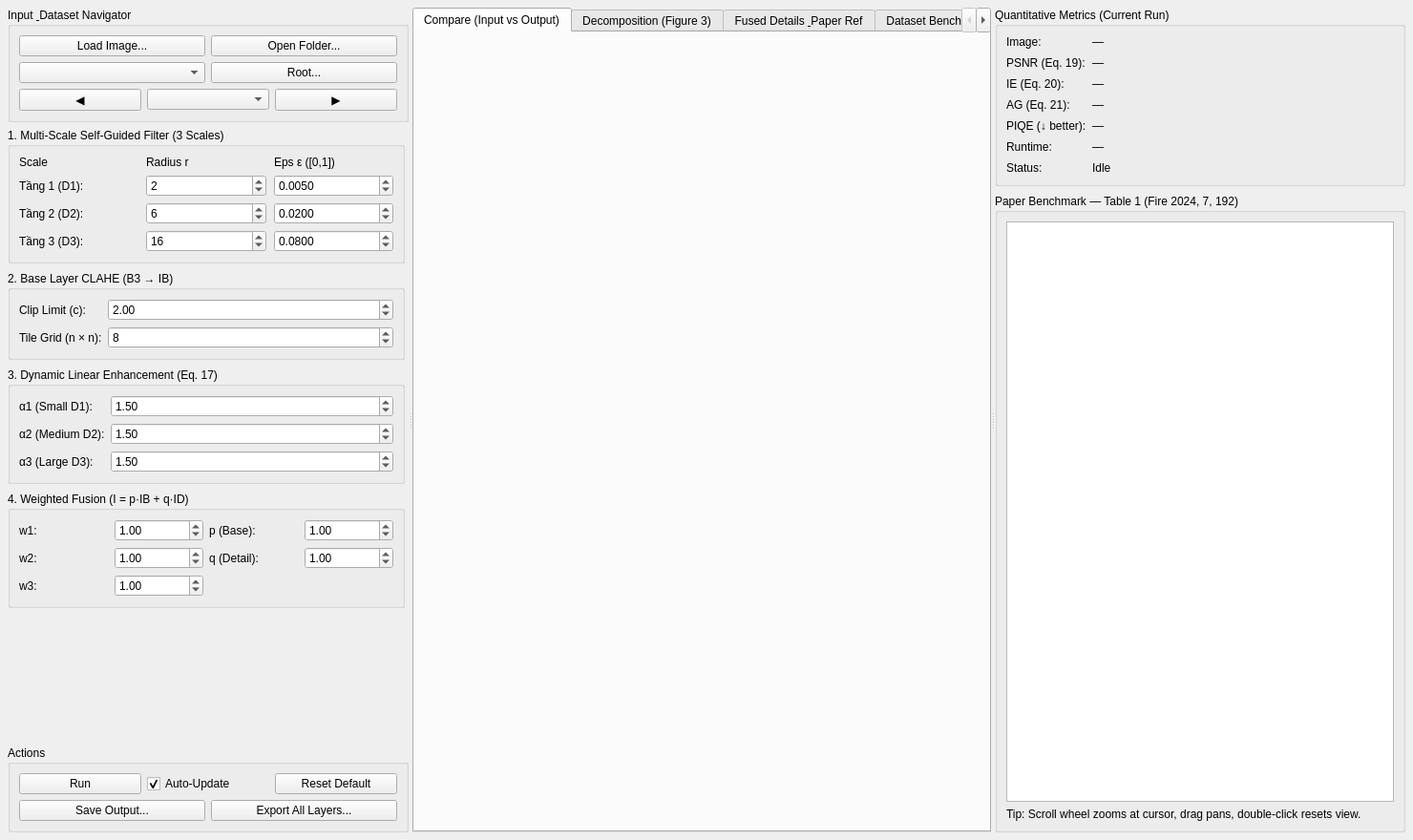
<?xml version="1.0" encoding="UTF-8"?>
<ui version="4.0">
 <class>MsgfForm</class>
 <widget class="QWidget" name="MsgfForm">
  <property name="geometry">
   <rect>
    <x>0</x>
    <y>0</y>
    <width>1480</width>
    <height>880</height>
   </rect>
  </property>
  <property name="minimumSize">
   <size>
    <width>1024</width>
    <height>660</height>
   </size>
  </property>
  <property name="windowTitle">
   <string>MSGF-TIR: Multi-Scale Guided Filtering Thermal Enhancement</string>
  </property>
  <layout class="QVBoxLayout" name="rootLayout">
   <property name="spacing">
    <number>8</number>
   </property>
   <property name="leftMargin">
    <number>8</number>
   </property>
   <property name="topMargin">
    <number>8</number>
   </property>
   <property name="rightMargin">
    <number>8</number>
   </property>
   <property name="bottomMargin">
    <number>8</number>
   </property>
   <item>
    <widget class="QSplitter" name="mainSplitter">
     <property name="orientation">
      <enum>Qt::Orientation::Horizontal</enum>
     </property>
     <property name="childrenCollapsible">
      <bool>false</bool>
     </property>
     <widget class="QWidget" name="leftPanel" native="true">
      <property name="minimumSize">
       <size>
        <width>310</width>
        <height>0</height>
       </size>
      </property>
      <property name="maximumSize">
       <size>
        <width>420</width>
        <height>16777215</height>
       </size>
      </property>
      <layout class="QVBoxLayout" name="leftLayout">
       <property name="spacing">
        <number>6</number>
       </property>
       <property name="leftMargin">
        <number>0</number>
       </property>
       <property name="topMargin">
        <number>0</number>
       </property>
       <property name="rightMargin">
        <number>0</number>
       </property>
       <property name="bottomMargin">
        <number>0</number>
       </property>
       <item>
        <widget class="QGroupBox" name="grpInput">
         <property name="title">
          <string>Input &amp; Dataset Navigator</string>
         </property>
         <layout class="QVBoxLayout" name="inputLayout">
          <property name="spacing">
           <number>6</number>
          </property>
          <item>
           <layout class="QHBoxLayout" name="fileButtonsLayout">
            <item>
             <widget class="QPushButton" name="btnLoadImage">
              <property name="minimumHeight">
               <number>28</number>
              </property>
              <property name="text">
               <string>Load Image...</string>
              </property>
             </widget>
            </item>
            <item>
             <widget class="QPushButton" name="btnOpenFolder">
              <property name="minimumHeight">
               <number>28</number>
              </property>
              <property name="text">
               <string>Open Folder...</string>
              </property>
             </widget>
            </item>
           </layout>
          </item>
          <item>
           <layout class="QHBoxLayout" name="datasetRootLayout">
            <item>
             <widget class="QComboBox" name="comboDataset">
              <property name="minimumHeight">
               <number>26</number>
              </property>
              <property name="toolTip">
               <string>Select discovered dataset (Paper Samples, FLIR, LLVIP, MSRS, RoadScene)</string>
              </property>
             </widget>
            </item>
            <item>
             <widget class="QPushButton" name="btnSetRoot">
              <property name="maximumWidth">
               <number>72</number>
              </property>
              <property name="minimumHeight">
               <number>26</number>
              </property>
              <property name="toolTip">
               <string>Set dataset root folder (e.g. ~/QART_Datasets)</string>
              </property>
              <property name="text">
               <string>Root...</string>
              </property>
             </widget>
            </item>
           </layout>
          </item>
          <item>
           <layout class="QHBoxLayout" name="navLayout">
            <item>
             <widget class="QPushButton" name="btnPrev">
              <property name="maximumWidth">
               <number>34</number>
              </property>
              <property name="minimumHeight">
               <number>26</number>
              </property>
              <property name="toolTip">
               <string>Previous image (Left Arrow)</string>
              </property>
              <property name="text">
               <string>◀</string>
              </property>
             </widget>
            </item>
            <item>
             <widget class="QComboBox" name="comboScene">
              <property name="minimumHeight">
               <number>26</number>
              </property>
             </widget>
            </item>
            <item>
             <widget class="QPushButton" name="btnNext">
              <property name="maximumWidth">
               <number>34</number>
              </property>
              <property name="minimumHeight">
               <number>26</number>
              </property>
              <property name="toolTip">
               <string>Next image (Right Arrow)</string>
              </property>
              <property name="text">
               <string>▶</string>
              </property>
             </widget>
            </item>
           </layout>
          </item>
         </layout>
        </widget>
       </item>
       <item>
        <widget class="QScrollArea" name="paramScroll">
         <property name="frameShape">
          <enum>QFrame::Shape::NoFrame</enum>
         </property>
         <property name="verticalScrollBarPolicy">
          <enum>Qt::ScrollBarPolicy::ScrollBarAsNeeded</enum>
         </property>
         <property name="horizontalScrollBarPolicy">
          <enum>Qt::ScrollBarPolicy::ScrollBarAlwaysOff</enum>
         </property>
         <property name="widgetResizable">
          <bool>true</bool>
         </property>
         <widget class="QWidget" name="paramScrollContents">
          <property name="geometry">
           <rect>
            <x>0</x>
            <y>0</y>
            <width>330</width>
            <height>560</height>
           </rect>
          </property>
          <layout class="QVBoxLayout" name="paramLayout">
           <property name="spacing">
            <number>8</number>
           </property>
           <property name="leftMargin">
            <number>0</number>
           </property>
           <property name="topMargin">
            <number>0</number>
           </property>
           <property name="rightMargin">
            <number>4</number>
           </property>
           <property name="bottomMargin">
            <number>0</number>
           </property>
           <item>
            <widget class="QGroupBox" name="grpGuidedFilter">
             <property name="title">
              <string>1. Multi-Scale Self-Guided Filter (3 Scales)</string>
             </property>
             <layout class="QGridLayout" name="gfGridLayout">
              <property name="horizontalSpacing">
               <number>8</number>
              </property>
              <property name="verticalSpacing">
               <number>6</number>
              </property>
              <item row="0" column="0">
               <widget class="QLabel" name="lblScaleHeader">
                <property name="text">
                 <string>Scale</string>
                </property>
               </widget>
              </item>
              <item row="0" column="1">
               <widget class="QLabel" name="lblRadiusHeader">
                <property name="text">
                 <string>Radius r</string>
                </property>
               </widget>
              </item>
              <item row="0" column="2">
               <widget class="QLabel" name="lblEpsHeader">
                <property name="toolTip">
                 <string>Regularization eps on normalized [0, 1] domain</string>
                </property>
                <property name="text">
                 <string>Eps ε ([0,1])</string>
                </property>
               </widget>
              </item>
              <item row="1" column="0">
               <widget class="QLabel" name="lblScale1">
                <property name="text">
                 <string>Tầng 1 (D1):</string>
                </property>
               </widget>
              </item>
              <item row="1" column="1">
               <widget class="QSpinBox" name="spinR1">
                <property name="minimumHeight">
                 <number>26</number>
                </property>
                <property name="minimum">
                 <number>1</number>
                </property>
                <property name="maximum">
                 <number>128</number>
                </property>
                <property name="value">
                 <number>2</number>
                </property>
               </widget>
              </item>
              <item row="1" column="2">
               <widget class="QDoubleSpinBox" name="spinEps1">
                <property name="minimumHeight">
                 <number>26</number>
                </property>
                <property name="decimals">
                 <number>4</number>
                </property>
                <property name="minimum">
                 <double>0.000000000000000</double>
                </property>
                <property name="maximum">
                 <double>1.000000000000000</double>
                </property>
                <property name="singleStep">
                 <double>0.000500000000000</double>
                </property>
                <property name="value">
                 <double>0.005000000000000</double>
                </property>
               </widget>
              </item>
              <item row="2" column="0">
               <widget class="QLabel" name="lblScale2">
                <property name="text">
                 <string>Tầng 2 (D2):</string>
                </property>
               </widget>
              </item>
              <item row="2" column="1">
               <widget class="QSpinBox" name="spinR2">
                <property name="minimumHeight">
                 <number>26</number>
                </property>
                <property name="minimum">
                 <number>1</number>
                </property>
                <property name="maximum">
                 <number>128</number>
                </property>
                <property name="value">
                 <number>6</number>
                </property>
               </widget>
              </item>
              <item row="2" column="2">
               <widget class="QDoubleSpinBox" name="spinEps2">
                <property name="minimumHeight">
                 <number>26</number>
                </property>
                <property name="decimals">
                 <number>4</number>
                </property>
                <property name="minimum">
                 <double>0.000000000000000</double>
                </property>
                <property name="maximum">
                 <double>1.000000000000000</double>
                </property>
                <property name="singleStep">
                 <double>0.001000000000000</double>
                </property>
                <property name="value">
                 <double>0.020000000000000</double>
                </property>
               </widget>
              </item>
              <item row="3" column="0">
               <widget class="QLabel" name="lblScale3">
                <property name="text">
                 <string>Tầng 3 (D3):</string>
                </property>
               </widget>
              </item>
              <item row="3" column="1">
               <widget class="QSpinBox" name="spinR3">
                <property name="minimumHeight">
                 <number>26</number>
                </property>
                <property name="minimum">
                 <number>1</number>
                </property>
                <property name="maximum">
                 <number>128</number>
                </property>
                <property name="value">
                 <number>16</number>
                </property>
               </widget>
              </item>
              <item row="3" column="2">
               <widget class="QDoubleSpinBox" name="spinEps3">
                <property name="minimumHeight">
                 <number>26</number>
                </property>
                <property name="decimals">
                 <number>4</number>
                </property>
                <property name="minimum">
                 <double>0.000000000000000</double>
                </property>
                <property name="maximum">
                 <double>1.000000000000000</double>
                </property>
                <property name="singleStep">
                 <double>0.005000000000000</double>
                </property>
                <property name="value">
                 <double>0.080000000000000</double>
                </property>
               </widget>
              </item>
             </layout>
            </widget>
           </item>
           <item>
            <widget class="QGroupBox" name="grpClahe">
             <property name="title">
              <string>2. Base Layer CLAHE (B3 → IB)</string>
             </property>
             <layout class="QFormLayout" name="claheFormLayout">
              <item row="0" column="0">
               <widget class="QLabel" name="lblClipLimit">
                <property name="text">
                 <string>Clip Limit (c):</string>
                </property>
               </widget>
              </item>
              <item row="0" column="1">
               <widget class="QDoubleSpinBox" name="spinClipLimit">
                <property name="minimumHeight">
                 <number>26</number>
                </property>
                <property name="decimals">
                 <number>2</number>
                </property>
                <property name="minimum">
                 <double>0.100000000000000</double>
                </property>
                <property name="maximum">
                 <double>40.000000000000000</double>
                </property>
                <property name="singleStep">
                 <double>0.200000000000000</double>
                </property>
                <property name="value">
                 <double>2.000000000000000</double>
                </property>
               </widget>
              </item>
              <item row="1" column="0">
               <widget class="QLabel" name="lblTileGrid">
                <property name="text">
                 <string>Tile Grid (n × n):</string>
                </property>
               </widget>
              </item>
              <item row="1" column="1">
               <widget class="QSpinBox" name="spinTileGrid">
                <property name="minimumHeight">
                 <number>26</number>
                </property>
                <property name="minimum">
                 <number>1</number>
                </property>
                <property name="maximum">
                 <number>64</number>
                </property>
                <property name="value">
                 <number>8</number>
                </property>
               </widget>
              </item>
             </layout>
            </widget>
           </item>
           <item>
            <widget class="QGroupBox" name="grpDynamicLinear">
             <property name="title">
              <string>3. Dynamic Linear Enhancement (Eq. 17)</string>
             </property>
             <layout class="QFormLayout" name="dynFormLayout">
              <item row="0" column="0">
               <widget class="QLabel" name="lblAlpha1">
                <property name="text">
                 <string>α1 (Small D1):</string>
                </property>
               </widget>
              </item>
              <item row="0" column="1">
               <widget class="QDoubleSpinBox" name="spinAlpha1">
                <property name="minimumHeight">
                 <number>26</number>
                </property>
                <property name="decimals">
                 <number>2</number>
                </property>
                <property name="minimum">
                 <double>0.000000000000000</double>
                </property>
                <property name="maximum">
                 <double>10.000000000000000</double>
                </property>
                <property name="singleStep">
                 <double>0.050000000000000</double>
                </property>
                <property name="value">
                 <double>1.500000000000000</double>
                </property>
               </widget>
              </item>
              <item row="1" column="0">
               <widget class="QLabel" name="lblAlpha2">
                <property name="text">
                 <string>α2 (Medium D2):</string>
                </property>
               </widget>
              </item>
              <item row="1" column="1">
               <widget class="QDoubleSpinBox" name="spinAlpha2">
                <property name="minimumHeight">
                 <number>26</number>
                </property>
                <property name="decimals">
                 <number>2</number>
                </property>
                <property name="minimum">
                 <double>0.000000000000000</double>
                </property>
                <property name="maximum">
                 <double>10.000000000000000</double>
                </property>
                <property name="singleStep">
                 <double>0.050000000000000</double>
                </property>
                <property name="value">
                 <double>1.500000000000000</double>
                </property>
               </widget>
              </item>
              <item row="2" column="0">
               <widget class="QLabel" name="lblAlpha3">
                <property name="text">
                 <string>α3 (Large D3):</string>
                </property>
               </widget>
              </item>
              <item row="2" column="1">
               <widget class="QDoubleSpinBox" name="spinAlpha3">
                <property name="minimumHeight">
                 <number>26</number>
                </property>
                <property name="decimals">
                 <number>2</number>
                </property>
                <property name="minimum">
                 <double>0.000000000000000</double>
                </property>
                <property name="maximum">
                 <double>10.000000000000000</double>
                </property>
                <property name="singleStep">
                 <double>0.050000000000000</double>
                </property>
                <property name="value">
                 <double>1.500000000000000</double>
                </property>
               </widget>
              </item>
             </layout>
            </widget>
           </item>
           <item>
            <widget class="QGroupBox" name="grpFusion">
             <property name="title">
              <string>4. Weighted Fusion (I = p·IB + q·ID)</string>
             </property>
             <layout class="QGridLayout" name="fusionGridLayout">
              <item row="0" column="0">
               <widget class="QLabel" name="lblW1">
                <property name="text">
                 <string>w1:</string>
                </property>
               </widget>
              </item>
              <item row="0" column="1">
               <widget class="QDoubleSpinBox" name="spinW1">
                <property name="minimumHeight">
                 <number>26</number>
                </property>
                <property name="maximum">
                 <double>5.000000000000000</double>
                </property>
                <property name="singleStep">
                 <double>0.050000000000000</double>
                </property>
                <property name="value">
                 <double>1.000000000000000</double>
                </property>
               </widget>
              </item>
              <item row="0" column="2">
               <widget class="QLabel" name="lblP">
                <property name="text">
                 <string>p (Base):</string>
                </property>
               </widget>
              </item>
              <item row="0" column="3">
               <widget class="QDoubleSpinBox" name="spinP">
                <property name="minimumHeight">
                 <number>26</number>
                </property>
                <property name="maximum">
                 <double>5.000000000000000</double>
                </property>
                <property name="singleStep">
                 <double>0.050000000000000</double>
                </property>
                <property name="value">
                 <double>1.000000000000000</double>
                </property>
               </widget>
              </item>
              <item row="1" column="0">
               <widget class="QLabel" name="lblW2">
                <property name="text">
                 <string>w2:</string>
                </property>
               </widget>
              </item>
              <item row="1" column="1">
               <widget class="QDoubleSpinBox" name="spinW2">
                <property name="minimumHeight">
                 <number>26</number>
                </property>
                <property name="maximum">
                 <double>5.000000000000000</double>
                </property>
                <property name="singleStep">
                 <double>0.050000000000000</double>
                </property>
                <property name="value">
                 <double>1.000000000000000</double>
                </property>
               </widget>
              </item>
              <item row="1" column="2">
               <widget class="QLabel" name="lblQ">
                <property name="text">
                 <string>q (Detail):</string>
                </property>
               </widget>
              </item>
              <item row="1" column="3">
               <widget class="QDoubleSpinBox" name="spinQ">
                <property name="minimumHeight">
                 <number>26</number>
                </property>
                <property name="maximum">
                 <double>5.000000000000000</double>
                </property>
                <property name="singleStep">
                 <double>0.050000000000000</double>
                </property>
                <property name="value">
                 <double>1.000000000000000</double>
                </property>
               </widget>
              </item>
              <item row="2" column="0">
               <widget class="QLabel" name="lblW3">
                <property name="text">
                 <string>w3:</string>
                </property>
               </widget>
              </item>
              <item row="2" column="1">
               <widget class="QDoubleSpinBox" name="spinW3">
                <property name="minimumHeight">
                 <number>26</number>
                </property>
                <property name="maximum">
                 <double>5.000000000000000</double>
                </property>
                <property name="singleStep">
                 <double>0.050000000000000</double>
                </property>
                <property name="value">
                 <double>1.000000000000000</double>
                </property>
               </widget>
              </item>
             </layout>
            </widget>
           </item>
           <item>
            <spacer name="paramSpacer">
             <property name="orientation">
              <enum>Qt::Orientation::Vertical</enum>
             </property>
             <property name="sizeHint" stdset="0">
              <size>
               <width>20</width>
               <height>10</height>
              </size>
             </property>
            </spacer>
           </item>
          </layout>
         </widget>
        </widget>
       </item>
       <item>
        <widget class="QGroupBox" name="grpActions">
         <property name="title">
          <string>Actions</string>
         </property>
         <layout class="QVBoxLayout" name="actionsLayout">
          <property name="spacing">
           <number>6</number>
          </property>
          <item>
           <layout class="QHBoxLayout" name="runAutoLayout">
            <item>
             <widget class="QPushButton" name="btnRun">
              <property name="minimumHeight">
               <number>30</number>
              </property>
              <property name="text">
               <string>Run</string>
              </property>
             </widget>
            </item>
            <item>
             <widget class="QCheckBox" name="chkAutoUpdate">
              <property name="text">
               <string>Auto-Update</string>
              </property>
              <property name="checked">
               <bool>true</bool>
              </property>
             </widget>
            </item>
            <item>
             <widget class="QPushButton" name="btnReset">
              <property name="minimumHeight">
               <number>30</number>
              </property>
              <property name="text">
               <string>Reset Default</string>
              </property>
             </widget>
            </item>
           </layout>
          </item>
          <item>
           <layout class="QHBoxLayout" name="exportLayout">
            <item>
             <widget class="QPushButton" name="btnSaveOutput">
              <property name="minimumHeight">
               <number>28</number>
              </property>
              <property name="text">
               <string>Save Output...</string>
              </property>
             </widget>
            </item>
            <item>
             <widget class="QPushButton" name="btnExportStages">
              <property name="minimumHeight">
               <number>28</number>
              </property>
              <property name="text">
               <string>Export All Layers...</string>
              </property>
             </widget>
            </item>
           </layout>
          </item>
         </layout>
        </widget>
       </item>
      </layout>
     </widget>
     <widget class="QTabWidget" name="viewerTabs">
      <property name="currentIndex">
       <number>0</number>
      </property>
      <widget class="QWidget" name="tabCompare">
       <attribute name="title">
        <string>Compare (Input vs Output)</string>
       </attribute>
       <layout class="QHBoxLayout" name="compareLayout">
        <property name="spacing">
         <number>6</number>
        </property>
        <item>
         <widget class="ImageCanvas" name="canvasInput" native="true"/>
        </item>
        <item>
         <widget class="ImageCanvas" name="canvasOutput" native="true"/>
        </item>
       </layout>
      </widget>
      <widget class="QWidget" name="tabDecomposition">
       <attribute name="title">
        <string>Decomposition (Figure 3)</string>
       </attribute>
       <layout class="QGridLayout" name="decompGridLayout">
        <property name="spacing">
         <number>6</number>
        </property>
        <item row="0" column="0">
         <widget class="ImageCanvas" name="canvasDecompOrig" native="true"/>
        </item>
        <item row="0" column="1">
         <widget class="ImageCanvas" name="canvasDecompD1" native="true"/>
        </item>
        <item row="0" column="2">
         <widget class="ImageCanvas" name="canvasDecompD2" native="true"/>
        </item>
        <item row="1" column="0">
         <widget class="ImageCanvas" name="canvasDecompD3" native="true"/>
        </item>
        <item row="1" column="1">
         <widget class="ImageCanvas" name="canvasDecompB3" native="true"/>
        </item>
        <item row="1" column="2">
         <widget class="ImageCanvas" name="canvasDecompIB" native="true"/>
        </item>
       </layout>
      </widget>
      <widget class="QWidget" name="tabDetailsRef">
       <attribute name="title">
        <string>Fused Details &amp; Paper Ref</string>
       </attribute>
       <layout class="QHBoxLayout" name="detailsRefLayout">
        <property name="spacing">
         <number>6</number>
        </property>
        <item>
         <widget class="ImageCanvas" name="canvasIDFused" native="true"/>
        </item>
        <item>
         <widget class="ImageCanvas" name="canvasPaperRef" native="true"/>
        </item>
       </layout>
      </widget>
      <widget class="QWidget" name="tabBenchmark">
       <attribute name="title">
        <string>Dataset Benchmark &amp; Charts</string>
       </attribute>
       <layout class="QVBoxLayout" name="benchmarkTabLayout">
        <property name="spacing">
         <number>0</number>
        </property>
        <property name="leftMargin">
         <number>0</number>
        </property>
        <property name="topMargin">
         <number>0</number>
        </property>
        <property name="rightMargin">
         <number>0</number>
        </property>
        <property name="bottomMargin">
         <number>0</number>
        </property>
        <item>
         <widget class="DatasetBenchmarkWidget" name="benchmarkWidget" native="true"/>
        </item>
       </layout>
      </widget>
     </widget>
     <widget class="QWidget" name="rightPanel" native="true">
      <property name="minimumSize">
       <size>
        <width>290</width>
        <height>0</height>
       </size>
      </property>
      <property name="maximumSize">
       <size>
        <width>430</width>
        <height>16777215</height>
       </size>
      </property>
      <layout class="QVBoxLayout" name="rightLayout">
       <property name="spacing">
        <number>8</number>
       </property>
       <property name="leftMargin">
        <number>0</number>
       </property>
       <property name="topMargin">
        <number>0</number>
       </property>
       <property name="rightMargin">
        <number>0</number>
       </property>
       <property name="bottomMargin">
        <number>0</number>
       </property>
       <item>
        <widget class="QGroupBox" name="grpMetrics">
         <property name="title">
          <string>Quantitative Metrics (Current Run)</string>
         </property>
         <layout class="QFormLayout" name="metricsFormLayout">
          <property name="verticalSpacing">
           <number>8</number>
          </property>
          <item row="0" column="0">
           <widget class="QLabel" name="lblInfoKey">
            <property name="text">
             <string>Image:</string>
            </property>
           </widget>
          </item>
          <item row="0" column="1">
           <widget class="QLabel" name="lblImageInfo">
            <property name="text">
             <string>—</string>
            </property>
            <property name="wordWrap">
             <bool>true</bool>
            </property>
           </widget>
          </item>
          <item row="1" column="0">
           <widget class="QLabel" name="lblPsnrKey">
            <property name="text">
             <string>PSNR (Eq. 19):</string>
            </property>
           </widget>
          </item>
          <item row="1" column="1">
           <widget class="QLabel" name="lblPsnrVal">
            <property name="text">
             <string>—</string>
            </property>
           </widget>
          </item>
          <item row="2" column="0">
           <widget class="QLabel" name="lblIeKey">
            <property name="text">
             <string>IE (Eq. 20):</string>
            </property>
           </widget>
          </item>
          <item row="2" column="1">
           <widget class="QLabel" name="lblIeVal">
            <property name="text">
             <string>—</string>
            </property>
           </widget>
          </item>
          <item row="3" column="0">
           <widget class="QLabel" name="lblAgKey">
            <property name="text">
             <string>AG (Eq. 21):</string>
            </property>
           </widget>
          </item>
          <item row="3" column="1">
           <widget class="QLabel" name="lblAgVal">
            <property name="text">
             <string>—</string>
            </property>
           </widget>
          </item>
          <item row="4" column="0">
           <widget class="QLabel" name="lblPiqeKey">
            <property name="text">
             <string>PIQE (↓ better):</string>
            </property>
           </widget>
          </item>
          <item row="4" column="1">
           <widget class="QLabel" name="lblPiqeVal">
            <property name="text">
             <string>—</string>
            </property>
           </widget>
          </item>
          <item row="5" column="0">
           <widget class="QLabel" name="lblRuntimeKey">
            <property name="text">
             <string>Runtime:</string>
            </property>
           </widget>
          </item>
          <item row="5" column="1">
           <widget class="QLabel" name="lblRuntimeVal">
            <property name="text">
             <string>—</string>
            </property>
           </widget>
          </item>
          <item row="6" column="0">
           <widget class="QLabel" name="lblStatusKey">
            <property name="text">
             <string>Status:</string>
            </property>
           </widget>
          </item>
          <item row="6" column="1">
           <widget class="QLabel" name="lblStatusVal">
            <property name="text">
             <string>Idle</string>
            </property>
           </widget>
          </item>
         </layout>
        </widget>
       </item>
       <item>
        <widget class="QGroupBox" name="grpBenchmark">
         <property name="title">
          <string>Paper Benchmark — Table 1 (Fire 2024, 7, 192)</string>
         </property>
         <layout class="QVBoxLayout" name="benchLayout">
          <property name="spacing">
           <number>6</number>
          </property>
          <item>
           <widget class="QTableWidget" name="tblBenchmark">
            <property name="editTriggers">
             <set>QAbstractItemView::EditTrigger::NoEditTriggers</set>
            </property>
            <property name="selectionBehavior">
             <enum>QAbstractItemView::SelectionBehavior::SelectRows</enum>
            </property>
            <property name="selectionMode">
             <enum>QAbstractItemView::SelectionMode::SingleSelection</enum>
            </property>
            <property name="alternatingRowColors">
             <bool>true</bool>
            </property>
           </widget>
          </item>
          <item>
           <widget class="QLabel" name="lblBenchHint">
            <property name="text">
             <string>Tip: Scroll wheel zooms at cursor, drag pans, double-click resets view.</string>
            </property>
            <property name="wordWrap">
             <bool>true</bool>
            </property>
           </widget>
          </item>
         </layout>
        </widget>
       </item>
      </layout>
     </widget>
    </widget>
   </item>
  </layout>
 </widget>
 <customwidgets>
  <customwidget>
   <class>ImageCanvas</class>
   <extends>QWidget</extends>
   <header>ui/ImageCanvas.h</header>
   <container>1</container>
  </customwidget>
  <customwidget>
   <class>DatasetBenchmarkWidget</class>
   <extends>QWidget</extends>
   <header>ui/DatasetBenchmarkWidget.h</header>
   <container>1</container>
  </customwidget>
 </customwidgets>
 <resources/>
 <connections/>
</ui>
